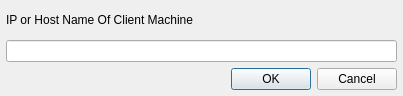
<?xml version="1.0" encoding="UTF-8"?>
<ui version="4.0">
 <class>AddClientDialog</class>
 <widget class="QDialog" name="AddClientDialog">
  <property name="windowModality">
   <enum>Qt::WindowModal</enum>
  </property>
  <property name="geometry">
   <rect>
    <x>0</x>
    <y>0</y>
    <width>403</width>
    <height>96</height>
   </rect>
  </property>
  <property name="windowTitle">
   <string>Add Client</string>
  </property>
  <property name="modal">
   <bool>true</bool>
  </property>
  <layout class="QVBoxLayout" name="verticalLayout">
   <property name="margin">
    <number>6</number>
   </property>
   <item>
    <layout class="QHBoxLayout" name="horizontalLayout">
     <item>
      <widget class="QLabel" name="label">
       <property name="text">
        <string>IP or Host Name Of Client Machine</string>
       </property>
      </widget>
     </item>
     <item>
      <spacer name="horizontalSpacer">
       <property name="orientation">
        <enum>Qt::Horizontal</enum>
       </property>
       <property name="sizeHint" stdset="0">
        <size>
         <width>40</width>
         <height>20</height>
        </size>
       </property>
      </spacer>
     </item>
    </layout>
   </item>
   <item>
    <widget class="QLineEdit" name="IPToAdd"/>
   </item>
   <item>
    <widget class="QDialogButtonBox" name="buttonBox">
     <property name="standardButtons">
      <set>QDialogButtonBox::Cancel|QDialogButtonBox::Ok</set>
     </property>
    </widget>
   </item>
  </layout>
 </widget>
 <resources/>
 <connections/>
</ui>
